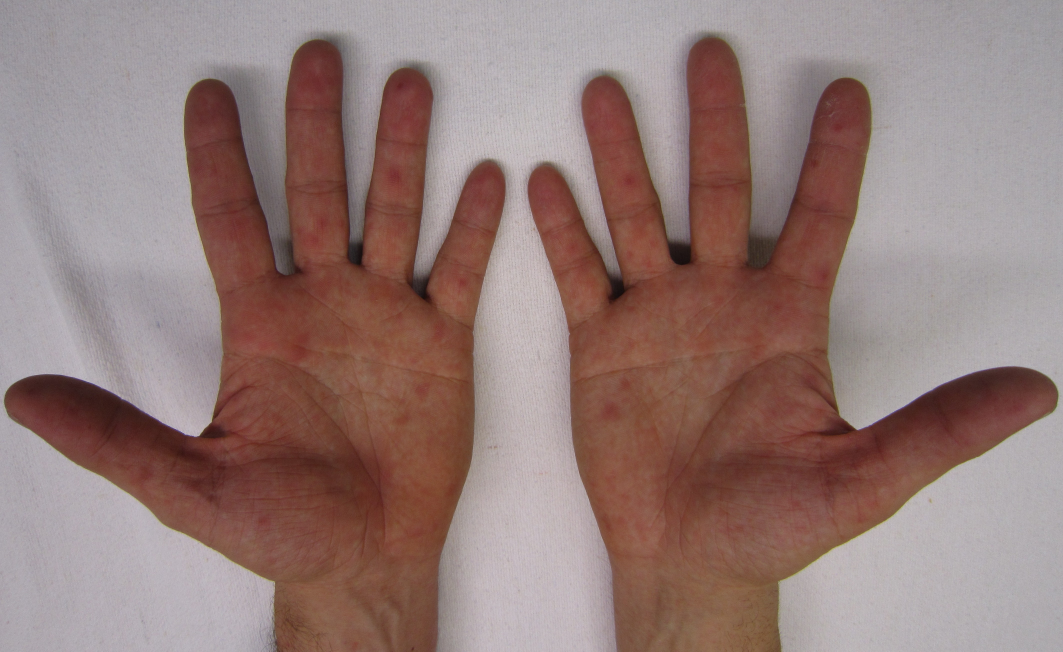
#> input picture test/testImage/5.jpg, 4252 x 2607 px (shown at 1/4 size)
$ python test.py --image testImage/5.jpg   (Python 2 division)   (older library calls are emulated)
#> lines starting #> are read from the running program, lines starting #| are printed output that depends on the picture
# Import the required modules
from skimage.transform import pyramid_gaussian
from skimage.io import imread
from skimage.feature import hog
from sklearn.externals import joblib
from skimage.color import rgb2gray
import cv2
import argparse as ap
from nms import nms
from config import *
import time
import numpy as np

def sliding_window(image, window_size, step_size):
    for y in xrange(0, image.shape[0], step_size[1]):
        for x in xrange(0, image.shape[1], step_size[0]):
            yield (x, y, image[y:y + window_size[1], x:x + window_size[0]])

if __name__ == "__main__":
    # Parse the command line arguments
    parser = ap.ArgumentParser()
    parser.add_argument('-i', "--image", help="Path to the test image", required=True)
    parser.add_argument('-d','--downscale', help="Downscale ratio", default=1.25,
            type=int)
    parser.add_argument('-v', '--visualize', help="Visualize the sliding window",
            action="store_true")
    args = vars(parser.parse_args())

    # Read the image
#    im = cv2.imread(args["image"], 0)
    im = imread(args['image'], as_grey = True)
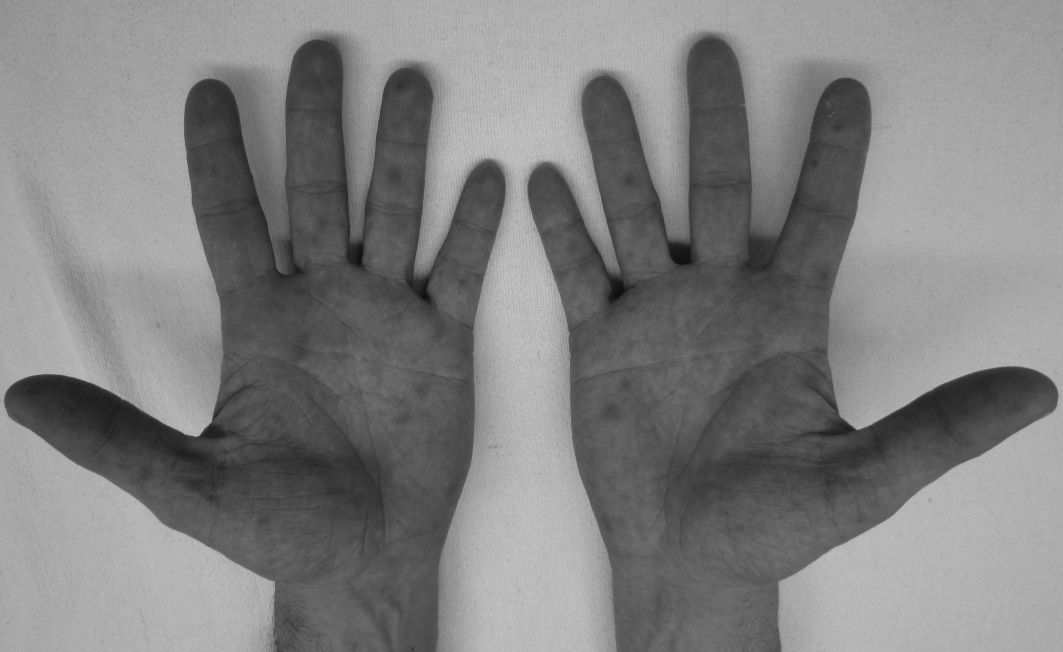
#> im: shape (2607, 4252) float64 (shown at 1/4 size); min 0.0467, max 0.882, mean 0.504
    #im = rgb2gray(img)

    print im.shape
#| (2607, 4252)
    #cv2.imshow("image", im)
    #cv2.waitKey()
    downscale = args['downscale']
    visualize_det = args['visualize']

    # Load the classifier
#> (the run stopped early here; a loop or call above may not have finished)

$ run again, on test/testImage/k.jpg
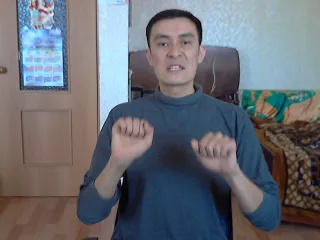
#> input picture test/testImage/k.jpg, 320 x 240 px
#> `im = imread(args['image'], as_grey = True)`:
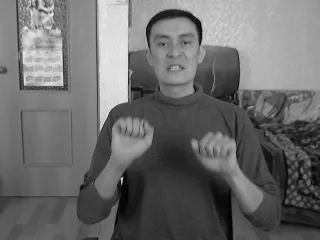
#> im: shape (240, 320) float64; min 0, max 0.93, mean 0.426
#| (240, 320)
